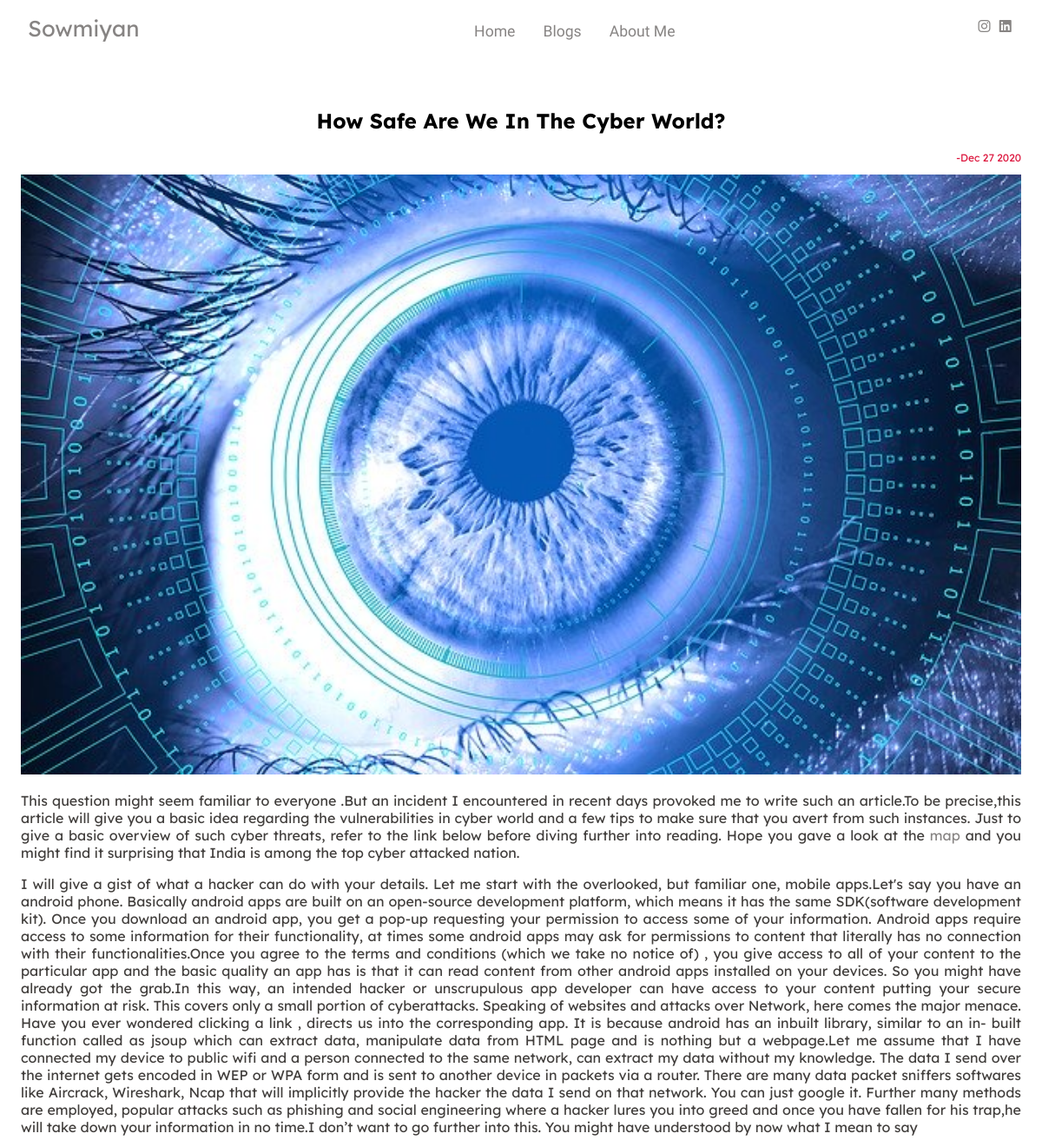
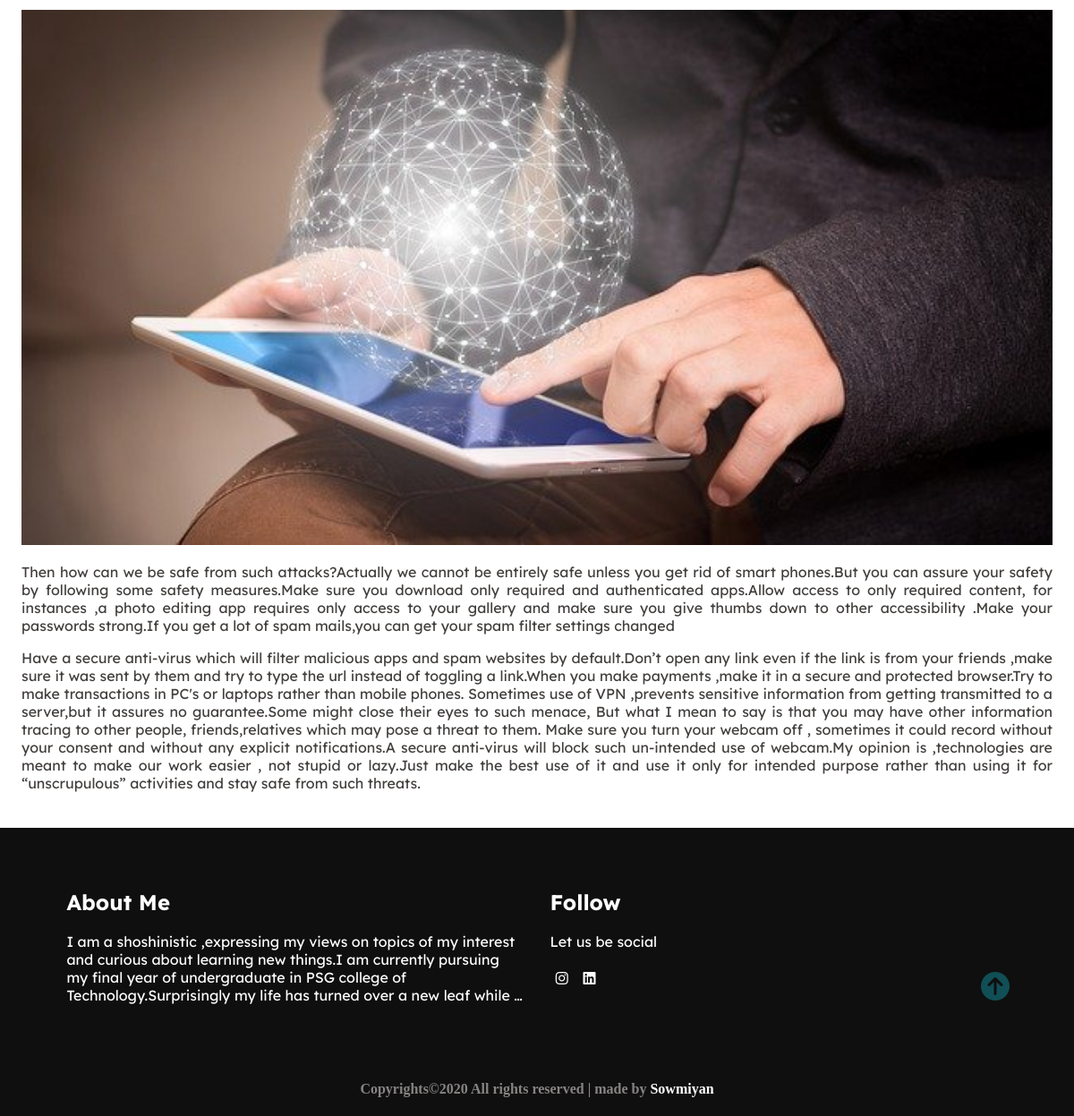
The page /articles/how_safe_are_we_in_the_cyber_world on the database its author committed (2 pictures, top to bottom).
### articles/models.py (models this page shows, shortened)
class Article(models.Model):
    title=models.CharField(max_length=100)
    slug=models.SlugField(default='slug')
    body=models.TextField()
    date=models.DateTimeField(auto_now_add=True)
    image=models.ImageField(blank=True, null=True, upload_to='media/')
    image2=models.ImageField(blank=True, null=True, upload_to='media/')
    number=models.IntegerField(blank=True, null =True)
    para=models.TextField(default="para")

### articles/views.py (the view)
# urls.py: path('articles/<slug:slug>',views.article_details,name='detail'),
def article_details(request,slug):
    detail=Article.objects.get(slug=slug)
    return render(request,'articles/full_blog.html', {'detail':detail})

### templates/articles/full_blog.html (shortened to what this page needs)
{% extends 'base.html' %}
{% load static %}
{% block content %}
    <div class="layout">
        <h2 style="text-align:center">{{detail.title|title}}</h2>
        <p class="date">-{{detail.date|date:'M d Y'}}</p>
        <img src="{{detail.image.url}}" alt="post_image" class="responsive">
        <p>{{detail.body|safe}}</p>
        <img src="{{detail.image2.url}}" alt="post_image" class="responsive">
        <p>{{detail.para|safe}}</p>
    </div>
{% endblock content %}

### templates/base.html (shortened to what this page needs)
<!DOCTYPE html>
{% load static %}
<html lang="en">
<head>
  <link rel="stylesheet" href="{% static 'css/style.css' %}">
  <link rel="stylesheet" href="{% static 'css/owl.carousel.min.css' %}">
  <link rel="stylesheet" href="{% static 'css/owl.theme.default.min.css' %}">
  <link href="https://unpkg.com/aos@2.3.1/dist/aos.css" rel="stylesheet">
</head>
<body>
  <nav class="nav">
    <div class="nav-menu flex-row">
      <div class="nav-brand">
        <a href="/aboutme/" class="text-gray">Sowmiyan</a>
      </div>
      <div>
        <ul class="nav-items">
          <li class="nav-link">
            <a href="/">Home</a>
          </li>
          <li class="nav-link">
            <a href="/articles/">Blogs</a>
          </li>
          <li class="nav-link">
            <a href="/aboutme/">About Me</a>
          </li>
        </ul>
      </div>
      <div class="social text-gray">
        <a href="https://www.instagram.com/sowmiyanasokar/" target=blank ><i class="fa fa-instagram" aria-hidden="true"></i></a>
        <a href="https://www.linkedin.com/in/sowmiyan-asokar-a108b3180/" target=blank ><i class="fa fa-linkedin-square" aria-hidden="true"></i></a>
      </div>
    </div>
  </nav>
  {% block content %}
  {% endblock  %}
  <footer class="footer">
    <div class="container">
      <div class="about-me" data-aos="fade-right" data-aos-delay="200">
        <h2>About Me</h2>
        <p>I am a shoshinistic ,expressing my views on topics of my interest and curious about learning new things.I am currently pursuing my final year of undergraduate in PSG college of Technology.Surprisingly my life has turned over a new leaf while I am still wondering how could one win in Takeshi’s castle. That’s pretty much sums up about me</p>
      </div>
      <div class="follow" data-aos="fade-left" data-aos-delay="200">
        <h2>Follow</h2>
        <p>Let us be social</p>
        <div>
          <a href="https://www.instagram.com/sowmiyanasokar/" target=blank ><i class="fa fa-instagram" aria-hidden="true"></i></a>
          <a href="https://www.linkedin.com/in/sowmiyan-asokar-a108b3180/" target=blank ><i class="fa fa-linkedin-square" aria-hidden="true"></i></a>
        </div>
      </div>
    </div>
    <div class="rights flex-row">
      <h4 class="text-gray">
        Copyrights©2020 All rights reserved | made by
        <a href="/aboutme/">Sowmiyan</a>
      </h4>
    </div>
    <div class="move-up">
      <span><i class="fa fa-arrow-circle-up fa-2x"></i></span>
    </div>
  </footer>
</body>
</html>

### static/css/style.css (style rules this page uses)
html,body { margin:0%; box-sizing:border-box; overflow-x:hidden; }
:root { --text-gray:#878483; --text-light:#413E3C; --bg-color:#0f0f0f; --white:#ffffff; --midnight:#104f55; --sky: linear-gradient(to right, #4facfe 0%, #00f2fe 100%); --Abel:'Abel',cursive; --Anton:'Anton',cursive; --Josefin:'Josefin',cursive; --Lexend:'Lexend Deca',cursive; --Livvic:'Livvic',cursive; }
a { text-decoration: none; color: var(--text-gray); }
.flex-row { display:flex; flex-direction:row; flex-wrap: wrap; }
ul { list-style-type: none; }
h2 { font-family:var(--Lexend); }
span { font-family:var(--Abel) ; }
.container { margin: 0 5vw; }
.text-gray { color:var(--text-gray); }
p { font-family: var(--Lexend); color:var(--text-light); }
.nav { background:white; padding:0 2rem; height:0rem; min-height:10vh; overflow:hidden; transition:height 1s ease-in-out; }
.nav .nav-menu { justify-content:space-between; }
.nav .nav-items { display:flex; margin:0; }
.nav .nav-items .nav-link { padding:1.6rem 1rem; font-size:1.1rem; position:relative; font-family: var(--Abel); font-size: 1.1rem; }
.nav .nav-brand a { font-size:1.6rem; padding:1rem 0; display:block; font-family:var(--Lexend); font-size:1.6rem; }
.nav .social { padding:1.4rem 0; }
.nav .social i { padding:0 .2rem; }
footer.footer { height: 100%; background: var(--bg-color); position: relative; }
footer.footer .container { display: grid; grid-template-columns: repeat(2, 1fr); }
footer.footer .container > div { flex-grow: 1; flex-basis: 0; padding: 3rem .9rem; }
footer.footer .container .about-me h2 { color: var(--white); }
footer.footer .container .about-me p { color: var(--white) !important; overflow: hidden; display: -webkit-box; -webkit-line-clamp: 4; -webkit-box-orient: vertical; }
footer.footer .container .follow h2 { color: var(--white); }
footer.footer .container .follow p { color: var(--white) !important; }
footer.footer .container .follow div i { color:var(--white); padding:0.4rem; }
footer.footer .rights { justify-content: center; font-family: var(--Josefin); }
footer.footer .rights h4 a { color:var(--white); }
footer.footer .move-up { position: absolute; right:6%; top:50%; }
footer.footer .move-up span { color:var(--midnight); }

### templates/articles/full_blog.html (style rules this page uses)
.layout { margin:0%; padding:1.5em; text-align: justify; }
.responsive { width:100%; border:0; height:auto; }
.date { text-align:right; font-size:0.75em; color:crimson; }

### rows shown on the page
Article: title "How Safe Are We In The Cyber World?", date "Dec 27 2020", image (picture), body "This question might seem familiar to everyone .But an incident I encountered in recent days provoked me to write such an article.To be precise,this article will give you a basic idea regarding the vulnerabilities in cyber world and a few tips to make sure that you avert from such instances. Just to give a basic overview of such cyber threats, refer to the link below before diving further into reading. Hope you gave a look at the map and you might find it surprising that India is among the top cyber attacked nation. I will give a gist of what a hacker can do with your details. Let me start with the overlooked, but familiar one, mobile apps.Let's say you have an android phone. Basically…", image2 (picture), para "Then how can we be safe from such attacks?Actually we cannot be entirely safe unless you get rid of smart phones.But you can assure your safety by following some safety measures.Make sure you download only required and authenticated apps.Allow access to only required content, for instances ,a photo editing app requires only access to your gallery and make sure you give thumbs down to other accessibility .Make your passwords strong.If you get a lot of spam mails,you can get your spam filter settings changed Have a secure anti-virus which will filter malicious apps and spam websites by default.Don’t open any link even if the link is from your friends ,make sure it was sent by them and try to…"
